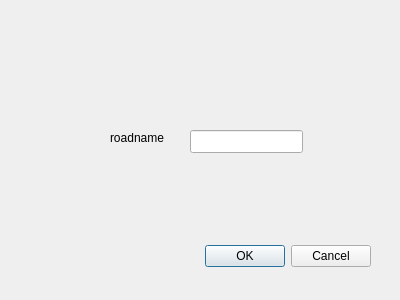
<?xml version="1.0" encoding="UTF-8"?>
<ui version="4.0">
 <class>DialogAddRoad</class>
 <widget class="QDialog" name="DialogAddRoad">
  <property name="geometry">
   <rect>
    <x>0</x>
    <y>0</y>
    <width>400</width>
    <height>300</height>
   </rect>
  </property>
  <property name="windowTitle">
   <string>Dialog</string>
  </property>
  <widget class="QDialogButtonBox" name="buttonBox">
   <property name="geometry">
    <rect>
     <x>30</x>
     <y>240</y>
     <width>341</width>
     <height>32</height>
    </rect>
   </property>
   <property name="orientation">
    <enum>Qt::Horizontal</enum>
   </property>
   <property name="standardButtons">
    <set>QDialogButtonBox::Cancel|QDialogButtonBox::Ok</set>
   </property>
  </widget>
  <widget class="QLabel" name="label">
   <property name="geometry">
    <rect>
     <x>110</x>
     <y>130</y>
     <width>64</width>
     <height>15</height>
    </rect>
   </property>
   <property name="text">
    <string>roadname</string>
   </property>
  </widget>
  <widget class="QLineEdit" name="lineEdit">
   <property name="geometry">
    <rect>
     <x>190</x>
     <y>130</y>
     <width>113</width>
     <height>23</height>
    </rect>
   </property>
  </widget>
 </widget>
 <resources/>
 <connections>
  <connection>
   <sender>buttonBox</sender>
   <signal>accepted()</signal>
   <receiver>DialogAddRoad</receiver>
   <slot>accept()</slot>
   <hints>
    <hint type="sourcelabel">
     <x>248</x>
     <y>254</y>
    </hint>
    <hint type="destinationlabel">
     <x>157</x>
     <y>274</y>
    </hint>
   </hints>
  </connection>
  <connection>
   <sender>buttonBox</sender>
   <signal>rejected()</signal>
   <receiver>DialogAddRoad</receiver>
   <slot>reject()</slot>
   <hints>
    <hint type="sourcelabel">
     <x>316</x>
     <y>260</y>
    </hint>
    <hint type="destinationlabel">
     <x>286</x>
     <y>274</y>
    </hint>
   </hints>
  </connection>
 </connections>
</ui>
